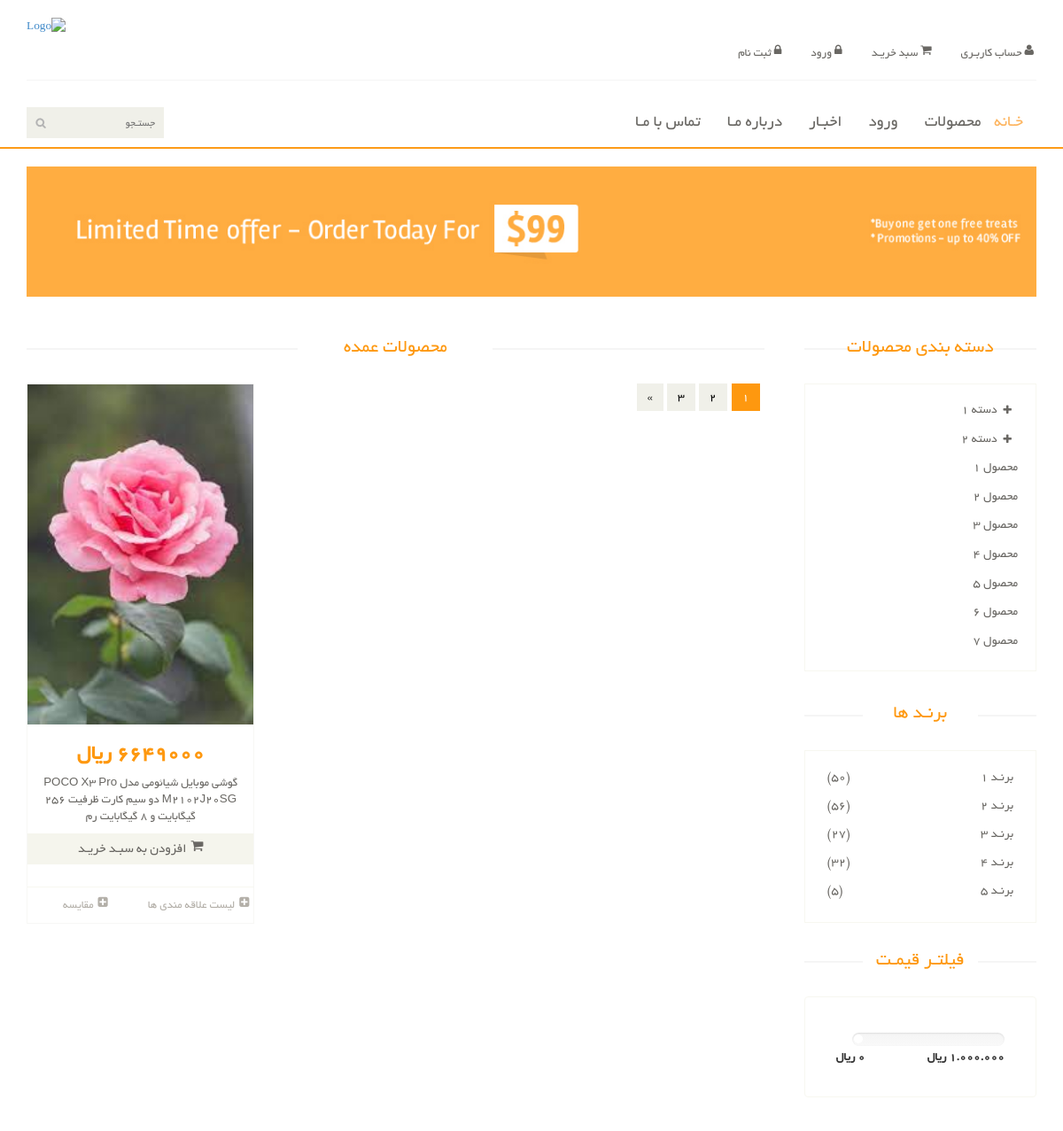
Before: /products/ (upper part) with the older database file.
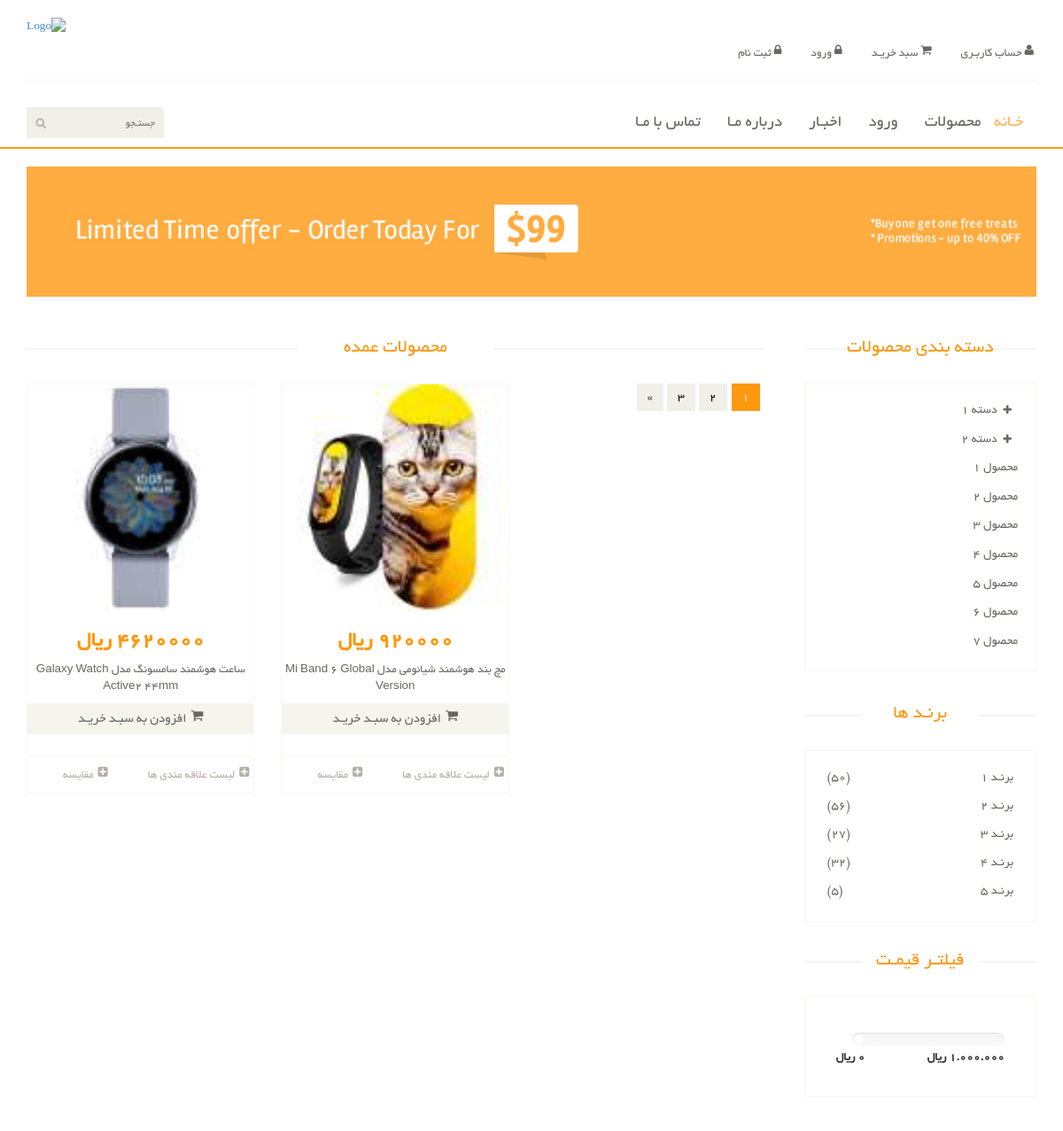
After: the same page with the newer database file.
### products/models.py (models this page shows, shortened)
class Product(models.Model):
    category = models.ForeignKey(Category, related_name='products', on_delete=models.CASCADE)
    name = models.CharField(max_length=100, db_index=True)
    slug = models.SlugField(max_length=200, db_index=True)
    image = models.ImageField(upload_to=upload_image_path)
    description = models.TextField(blank=True)
    price = models.PositiveIntegerField(default=0)
    in_stock = models.BooleanField(default=True)
    is_active = models.BooleanField(default=True)
    created_at = models.DateTimeField(auto_now_add=True)
    updated_at = models.DateTimeField(auto_now=True)
    inventory = models.PositiveIntegerField(default=1)
    class Meta:
        ordering = ('name',)
        index_together = (('id', 'slug'),)

### products/views.py (the view)
# urls.py: path('', ProductList.as_view(), name="product_list"),
class ProductList(ListView):
    queryset = Product.objects.filter(is_active=True, in_stock=True)
    template_name = 'products_temp/product_list.html'

### products/templates/products_temp/product_list.html (shortened to what this page needs)
{% extends 'shared/_MainLayout.html' %}
{% load static %}
{% block content %}
    <section id="advertisement">
        <div class="container">
            <img src="{% static "images/shop/advertisement.jpg" %}" alt=""/>
        </div>
    </section>
    <section>
        <div class="container">
            <div class="row">
                <div class="col-sm-9 padding-right">
                    <div class="features_items">
                        <h2 class="title text-center">محصولات عمده</h2>
                        {% for product in object_list %}
                            <div class="col-sm-4">
                                <div class="product-image-wrapper">
                                    <div class="single-products">
                                        <div class="productinfo text-center">
                                            <img src="{{ product.image.url }}" alt=""/>
                                            <h2>{{ product.price }} ريال</h2>
                                            <p>{{ product.name }}</p>
                                            <a href="{% url 'product_detail' product.id %}"
                                               class="btn btn-default add-to-cart"><i
                                                    class="fa fa-shopping-cart"></i>افزودن به سبـد خریـد</a>
                                        </div>
                                        <div class="product-overlay">
                                            <div class="overlay-content">
                                            </div>
                                        </div>
                                    </div>
                                    <div class="choose">
                                        <ul class="nav nav-pills nav-justified">
                                            <li><a href=""><i class="fa fa-plus-square"></i>لیست علاقه مندی ها</a></li>
                                            <li><a href=""><i class="fa fa-plus-square"></i>مقایسه</a></li>
                                        </ul>
                                    </div>
                                </div>
                            </div>
                        {% endfor %}
                        <ul class="pagination">
                            <li class="active"><a href="">1</a></li>
                            <li><a href="">2</a></li>
                            <li><a href="">3</a></li>
                            <li><a href="">&raquo;</a></li>
                        </ul>
                    </div>
                </div>
                <div class="col-sm-3">
                    <div class="left-sidebar">
                        <h2>دسته بندی محصولات</h2>
                        <div class="panel-group category-products" id="accordian">
                            <div class="panel panel-default">
                                <div class="panel-heading">
                                    <h4 class="panel-title">
                                        <a data-toggle="collapse" data-parent="#accordian" href="#sportswear">
                                            <span class="badge pull-right"><i class="fa fa-plus"></i></span>
                                            دسته 1
                                        </a>
                                    </h4>
                                </div>
                            </div>
                            <div class="panel panel-default">
                                <div class="panel-heading">
                                    <h4 class="panel-title">
                                        <a data-toggle="collapse" data-parent="#accordian" href="#mens">
                                            <span class="badge pull-right"><i class="fa fa-plus"></i></span>
                                            دسته 2
                                        </a>
                                    </h4>
                                </div>
                            </div>
                            <div class="panel panel-default">
                                <div class="panel-heading">
                                    <h4 class="panel-title"><a href="#">محصول 1</a></h4>
                                </div>
                            </div>
                            <div class="panel panel-default">
                                <div class="panel-heading">
                                    <h4 class="panel-title"><a href="#">محصول 2</a></h4>
                                </div>
                            </div>
                            <div class="panel panel-default">
                                <div class="panel-heading">
                                    <h4 class="panel-title"><a href="#">محصول 3</a></h4>
                                </div>
                            </div>
                            <div class="panel panel-default">
                                <div class="panel-heading">
                                    <h4 class="panel-title"><a href="#">محصول 4</a></h4>
                                </div>
                            </div>
                            <div class="panel panel-default">
                                <div class="panel-heading">
                                    <h4 class="panel-title"><a href="#">محصول 5</a></h4>
                                </div>
                            </div>
                            <div class="panel panel-default">
                                <div class="panel-heading">
                                    <h4 class="panel-title"><a href="#">محصول 6</a></h4>
                                </div>
                            </div>
                            <div class="panel panel-default">
                                <div class="panel-heading">
                                    <h4 class="panel-title"><a href="#">محصول 7</a></h4>
                                </div>
                            </div>
                        </div>
                        <div class="brands_products">
                            <h2>برنـد ها</h2>
                            <div class="brands-name">
                                <ul class="nav nav-pills nav-stacked">
                                    <li><a href=""> <span class="pull-left">(50)</span>برنـد 1</a></li>
                                    <li><a href=""> <span class="pull-left">(56)</span>برنـد 2</a></li>
                                    <li><a href=""> <span class="pull-left">(27)</span>برنـد 3</a></li>
                                    <li><a href=""> <span class="pull-left">(32)</span>برنـد 4</a></li>
                                    <li><a href=""> <span class="pull-left">(5)</span>برنـد 5</a></li>
                                </ul>
                            </div>
                        </div>
                        <div class="price-range">
                            <h2>فیلتـر قیمـت</h2>
                            <div class="well">
                                       data-slider-step="5" data-slider-value="[250,450]" id="sl2"><br/>
                                <b>1.000.000 ريال</b> <b class="pull-left">0 ريال</b>
                            </div>
                        </div>
                    </div>
                </div>
            </div>
        </div>
    </section>
{% endblock %}

### templates/shared/_MainLayout.html (shortened to what this page needs)
{% load static %}
<!DOCTYPE html>
<html lang="en">
<head>
    {% include 'shared/_HedearRefrences.html' %}
</head>
<body>
{% include 'shared/Header.html' %}
{% block content %}
{% endblock %}
</body>
</html>

### templates/shared/_HedearRefrences.html (shortened to what this page needs)
{% load  static %}
<link href="{% static 'css/bootstrap.min.css' %}" rel="stylesheet">
<link href="{% static 'css/font-awesome.min.css' %}" rel="stylesheet">
<link href="{% static 'css/prettyPhoto.css' %}" rel="stylesheet">
<link href="{% static 'css/price-range.css' %}" rel="stylesheet">
<link href="{% static 'css/animate.css' %}" rel="stylesheet">
<link href="{% static 'css/main.css' %}" rel="stylesheet">
<link href="{% static 'css/responsive.css' %}" rel="stylesheet">

### templates/shared/Header.html (shortened to what this page needs)
{% load static %}
<header id="header">
    <div class="header-middle">
        <div class="container">
            <div class="row">
                <div class="col-sm-4" style="text-align: left;">
                    <div class="logo">
                        <a href="/"><img src="{{ setting.logo.url }}" alt="Logo"
                                         style="text-align: center;height: 100px;width: 100px"/></a>
                    </div>
                </div>
                <div class="col-sm-8 header-middle-menu">
                    <div class="shop-menu pull-right">
                        <ul class="nav navbar-nav">
                            <li><a href="/admin"><i class="fa fa-user"></i> حساب کاربـری</a></li>
                            <li><a href="/open-order"><i class="fa fa-shopping-cart"></i> سبد خریـد</a></li>
                            {% if not request.user.is_authenticated %}
                                <li><a href="/login"><i class="fa fa-lock"></i> ورود</a></li>
                                <li><a href="/register"><i class="fa fa-lock"></i> ثبت نام</a></li>
                            {% else %}
                                <li><a href="/favorites"><i class="fa fa-star"></i> لیست علاقه مندی ها</a></li>
                                <li><a href="/logout"><i class="fa fa-lock"></i> خروج</a></li>
                            {% endif %}
                        </ul>
                    </div>
                </div>
            </div>
        </div>
    </div>
    <div class="header-bottom">
        <div class="container">
            <div class="row">
                {% include 'shared/search_product_input_component.html' %}
                <div class="col-sm-9">
                    <div class="mainmenu pull-right">
                        <ul class="nav navbar-nav collapse navbar-collapse">
                            <li><a href="/" class="active">خـانه</a></li>
                            <li><a href="{% url 'product_list' %}">محصولات</a></li>
                            {% if not request.user.is_authenticated %}
                                <li><a href="/login">ورود</a></li>
                            {% endif %}
                            <li><a href="/blogs">اخبـار</a></li>
                            <li><a href="/about-us">درباره مـا</a></li>
                            <li><a href="/contact-us">تماس با مـا</a></li>
                        </ul>
                    </div>
                </div>
            </div>
        </div>
    </div>
</header>

### templates/shared/search_product_input_component.html
<div class="col-sm-3">
    <div class="search_box pull-left">
        <form action="/products/search" method="get">
            <input type="text" placeholder="جستـجو" value='{{ request.GET.q }}' name="q"/>
        </form>
    </div>
</div>

### templates/shared/Footer.html (shortened to what this page needs)
{% load static %}

### templates/shared/_FooterRefrences.html (shortened to what this page needs)
{% load static %}

Changed rows visible on the page:
removed Product: image (picture), name "گوشی موبایل شیائومی مدل POCO X3 Pro M2102J20SG دو سیم‌ کارت ظرفیت 256 گیگابایت و 8 گیگابایت رم"
added Product: image (picture), name "ساعت هوشمند سامسونگ مدل Galaxy Watch Active2 44mm"
added Product: image (picture), price "920000", name "مچ بند هوشمند شیائومی مدل Mi Band 6 Global Version"
